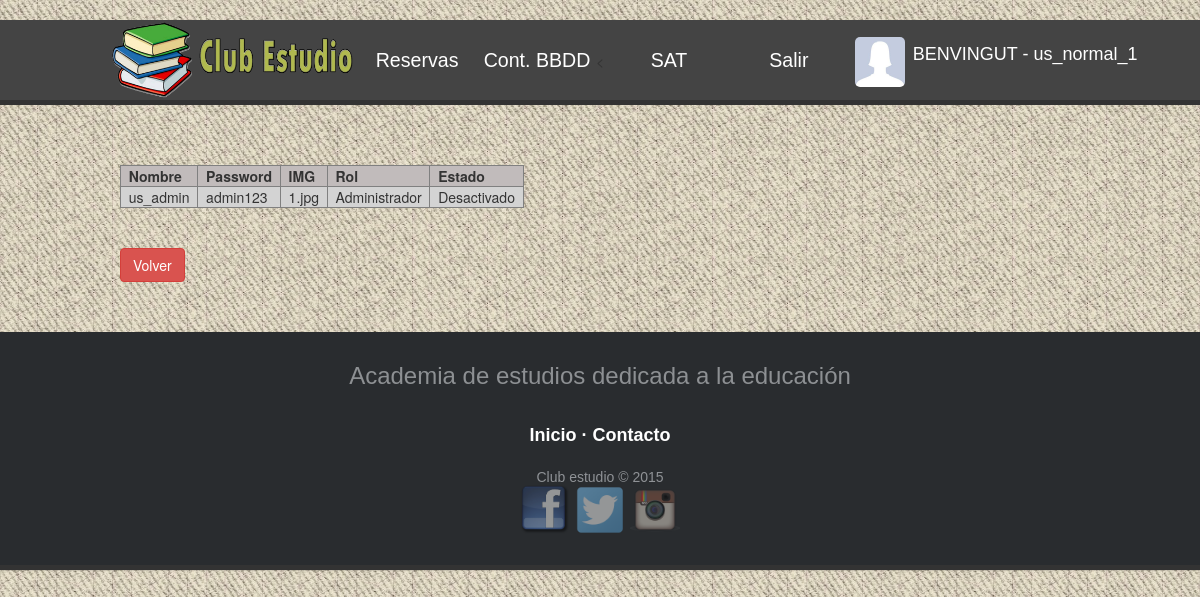
/verDetallesUser.php?id=1 (signed in), run on an earlier commit of the app's database.
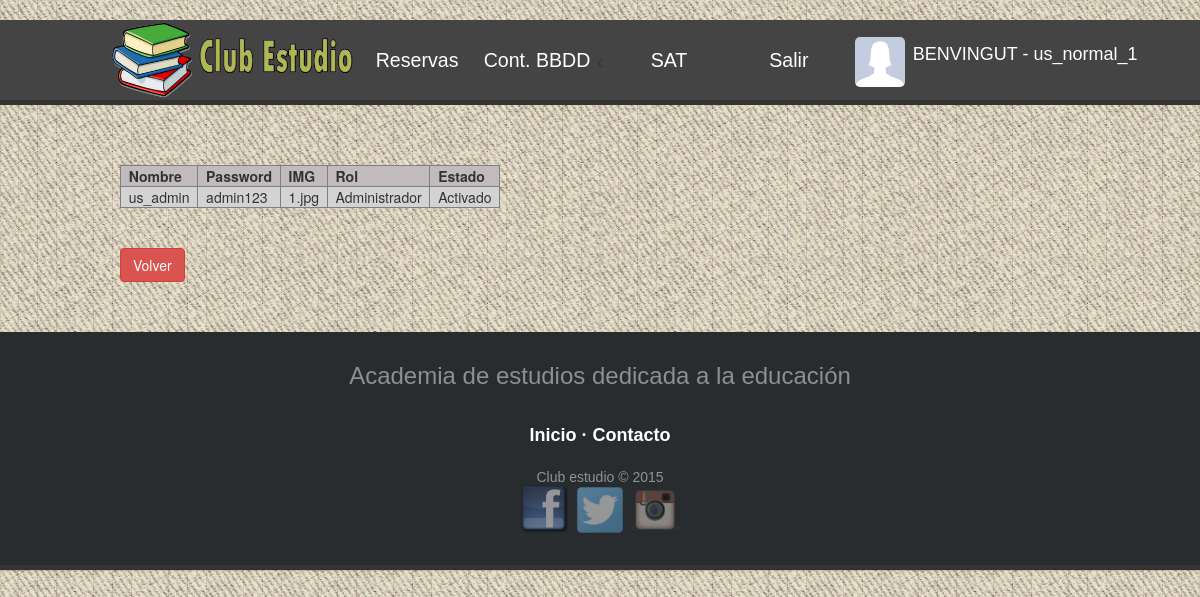
And on a later commit of the database.
### tables this page shows
CREATE TABLE IF NOT EXISTS `usuario` (
  `id_user` int(11) NOT NULL,
  `nom` varchar(30) NOT NULL,
  `pass` varchar(30) NOT NULL,
  `rol` tinyint(4) NOT NULL,
  `img` varchar(50) NOT NULL,
  `Activo` tinyint(4) NOT NULL
);

### verDetallesUser.php (the view, shortened to what this page needs)
<?php
	include_once 'header_admin.php';
	$con = mysqli_connect('localhost', 'root', '', 'club_estudio');
	$sql = "SELECT * FROM usuario WHERE id_user=$_REQUEST[id]";
	$datos = mysqli_query($con, $sql);
	if(mysqli_num_rows($datos)>0){
		?>
		<table border style= "background-color:lightgrey; margin-left: 10%; margin-top: 5%">
			<tr style= "background-color:#c1bbbb">
				<th>&nbsp Nombre &nbsp </th>
				<th>&nbsp Password &nbsp </th>
				<th>&nbsp IMG &nbsp </th>
				<th>&nbsp Rol &nbsp </th>
				<th>&nbsp Estado &nbsp </th>
			</tr>
			<?php
			while ($prod = mysqli_fetch_array($datos)){
				echo "<tr><td>&nbsp $prod[nom] &nbsp</td><td>&nbsp $prod[pass] &nbsp</td><td>&nbsp $prod[img] &nbsp</td>";
				echo "<td>";
				if($prod['rol']==1){
					echo " &nbsp Administrador &nbsp ";
				} else {
					echo " &nbsp Usuario &nbsp ";
				}
				echo "</td><td>";
				if($prod['Activo']==1){
					echo "&nbsp Activado &nbsp";
				} else {
					echo "&nbsp Desactivado &nbsp";
				}
				echo "</td></tr>";
			}
			?>
		</table>
			<?php
	} else {
		echo "Producto con id=$_REQUEST[id] no encontrado!";
	}
?>
<br/><br/>
<div class="btn btn-danger" style = "margin-left: 10%">
				<a href="AdministrarUser.php">Volver</a>
		</div>
<?php
include_once 'footer.php';
?>

What changed in the data, as far as the page shows it:
changed usuario "us_admin": Activo "Desactivado" → "Activado"
